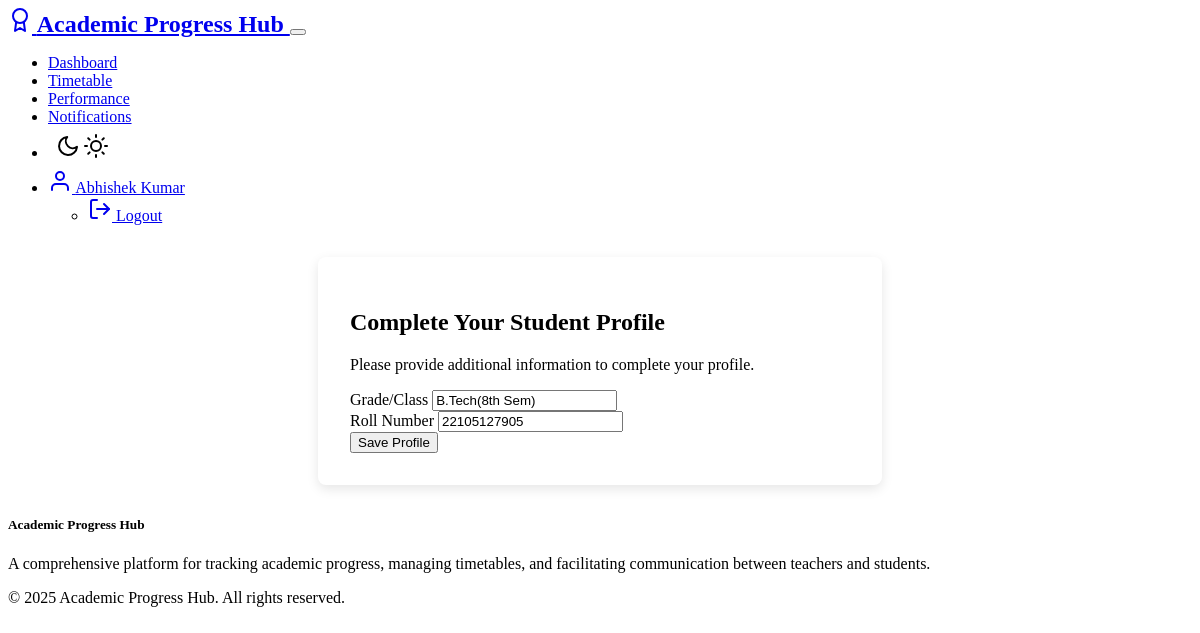
Page /auth/profile/student (signed in) on the committed database.
### models.py (models this page shows, shortened)
class User(UserMixin, db.Model):
    __tablename__ = 'users'
    id = db.Column(db.Integer, primary_key=True)
    username = db.Column(db.String(64), unique=True, nullable=False)
    email = db.Column(db.String(120), unique=True, nullable=False)
    password_hash = db.Column(db.String(256), nullable=False)
    role = db.Column(db.String(10), nullable=False)  # 'admin', 'teacher' or 'student'
    created_at = db.Column(db.DateTime, default=datetime.utcnow)
    is_active = db.Column(db.Boolean, default=True)
    teacher_profile = db.relationship('Teacher', backref='user', uselist=False, cascade='all, delete-orphan')
    student_profile = db.relationship('Student', backref='user', uselist=False, cascade='all, delete-orphan')

class Student(db.Model):
    __tablename__ = 'students'
    id = db.Column(db.Integer, primary_key=True)
    user_id = db.Column(db.Integer, db.ForeignKey('users.id'), nullable=False)
    grade = db.Column(db.String(50))
    roll_number = db.Column(db.String(20), unique=True)
    performances = db.relationship('Performance', backref='student', cascade='all, delete-orphan')

### routes/auth_routes.py (the view, shortened to what this page needs)
@auth.route('/profile/student', methods=['GET', 'POST'])
@login_required
def complete_student_profile():
    if current_user.role != 'student':
        flash('Access denied: You are not registered as a student.', 'danger')
        return redirect(url_for('index'))
    form = StudentProfileForm()
    student = Student.query.filter_by(user_id=current_user.id).first()
    if student:
        if student.grade:
            form.grade.data = student.grade
        if student.roll_number:
            form.roll_number.data = student.roll_number
    return render_template('auth/student_profile.html', form=form)

### forms.py
class StudentProfileForm(FlaskForm):
    grade = StringField('Grade/Class', validators=[DataRequired()])
    roll_number = StringField('Roll Number', validators=[DataRequired()])
    submit = SubmitField('Save Profile')

### app.py (called while the page is built)
@login_manager.user_loader
def load_user(user_id):
    from models import User
    return User.query.get(int(user_id))

### templates/auth/student_profile.html (shortened to what this page needs)
{% extends 'layout.html' %}
{% block content %}
<div class="auth-container">
    <h2 class="text-center mb-4">Complete Your Student Profile</h2>
    <p class="text-center mb-4">Please provide additional information to complete your profile.</p>
    <form method="POST" action="{{ url_for('auth.complete_student_profile') }}">
        <div class="mb-3">
            <label for="grade" class="form-label">{{ form.grade.label }}</label>
            {{ form.grade(class="form-control", id="grade", placeholder="Enter your grade/class") }}
        </div>
        <div class="mb-4">
            <label for="roll_number" class="form-label">{{ form.roll_number.label }}</label>
            {{ form.roll_number(class="form-control", id="roll_number", placeholder="Enter your roll number") }}
        </div>
        <div class="d-grid">
            {{ form.submit(class="btn btn-primary btn-lg") }}
        </div>
    </form>
</div>
{% endblock %}

### templates/layout.html (shortened to what this page needs)
<!DOCTYPE html>
<html lang="en" data-bs-theme="dark">
<head>
    <link rel="stylesheet" href="https://cdn.replit.com/agent/bootstrap-agent-dark-theme.min.css">
    <link rel="stylesheet" href="{{ url_for('static', filename='css/style.css') }}">
    {% if current_user.is_authenticated and current_user.role == 'student' %}
    <link rel="stylesheet" href="{{ url_for('static', filename='css/student.css') }}">
    {% endif %}
</head>
<body class="{% block body_class %}{% endblock %}">
    <nav class="navbar navbar-expand-lg navbar-dark bg-dark mb-4">
        <div class="container">
            <a class="navbar-brand" href="{{ url_for('index') }}">
                <span data-feather="award" class="me-2"></span>
                Academic Progress Hub
            </a>
            <button class="navbar-toggler" type="button" data-bs-toggle="collapse" data-bs-target="#navbarNav">
            </button>
            <div class="collapse navbar-collapse" id="navbarNav">
                <ul class="navbar-nav ms-auto">
                    {% if current_user.is_authenticated %}
                        {% if current_user.role == 'admin' %}
                            <li class="nav-item">
                                <a class="nav-link" href="{{ url_for('admin.admin_dashboard') }}">Admin Dashboard</a>
                            </li>
                            <li class="nav-item">
                                <a class="nav-link" href="{{ url_for('admin.manage_users') }}">Manage Users</a>
                            </li>
                        {% else %}
                            <li class="nav-item">
                                <a class="nav-link" href="{{ url_for('student.dashboard') }}">Dashboard</a>
                            </li>
                            <li class="nav-item">
                                <a class="nav-link" href="{{ url_for('student.timetable') }}">Timetable</a>
                            </li>
                            <li class="nav-item">
                                <a class="nav-link" href="{{ url_for('student.performance') }}">Performance</a>
                            </li>
                            <li class="nav-item">
                                <a class="nav-link" href="{{ url_for('notification.student_notifications') }}">Notifications</a>
                            </li>
                        {% endif %}
                        <li class="nav-item">
                            <button class="nav-link btn theme-toggle px-2" id="themeToggle" title="Toggle Light/Dark Mode">
                                <span data-feather="moon" class="theme-icon-dark d-none"></span>
                                <span data-feather="sun" class="theme-icon-light"></span>
                            </button>
                        </li>
                        <li class="nav-item dropdown">
                            <a class="nav-link dropdown-toggle" href="#" id="userDropdown" role="button" data-bs-toggle="dropdown">
                                <span data-feather="user" class="me-1"></span>
                                {{ current_user.username }}
                            </a>
                            <ul class="dropdown-menu dropdown-menu-end">
                                <li>
                                    <a class="dropdown-item" href="{{ url_for('auth.logout') }}">
                                        <span data-feather="log-out" class="me-1"></span> Logout
                                    </a>
                                </li>
                            </ul>
                        </li>
                    {% endif %}
                </ul>
            </div>
        </div>
    </nav>
    <main class="container my-4">
        {% block content %}{% endblock %}
    </main>
    <footer class="bg-dark text-light py-4 mt-5">
        <div class="container">
            <div class="row">
                <div class="col-md-6">
                    <h5>Academic Progress Hub</h5>
                    <p>A comprehensive platform for tracking academic progress, managing timetables, and facilitating communication between teachers and students.</p>
                </div>
                <div class="col-md-6 text-md-end">
                    <p>&copy; 2025 Academic Progress Hub. All rights reserved.</p>
                </div>
            </div>
        </div>
    </footer>
</body>
</html>

### static/css/style.css (style rules this page uses)
:root { --transition-speed: 0.3s; }
.auth-container { max-width: 500px; margin: 2rem auto; padding: 2rem; border-radius: 0.5rem; background-color: var(--bs-dark); box-shadow: 0 4px 12px rgba(0, 0, 0, 0.1); }
.theme-toggle { background: transparent; border: none; cursor: pointer; padding: 0.5rem; transition: color var(--transition-speed); }
.navbar-brand { font-weight: bold; font-size: 1.5rem; }
body, .card, .chart-container { transition: background-color var(--transition-speed) ease, color var(--transition-speed) ease, border-color var(--transition-speed) ease; }

### rows in the picture
User: username "Abhishek Kumar"
Student: grade "B.Tech(8th Sem)", roll_number "22105127905"
